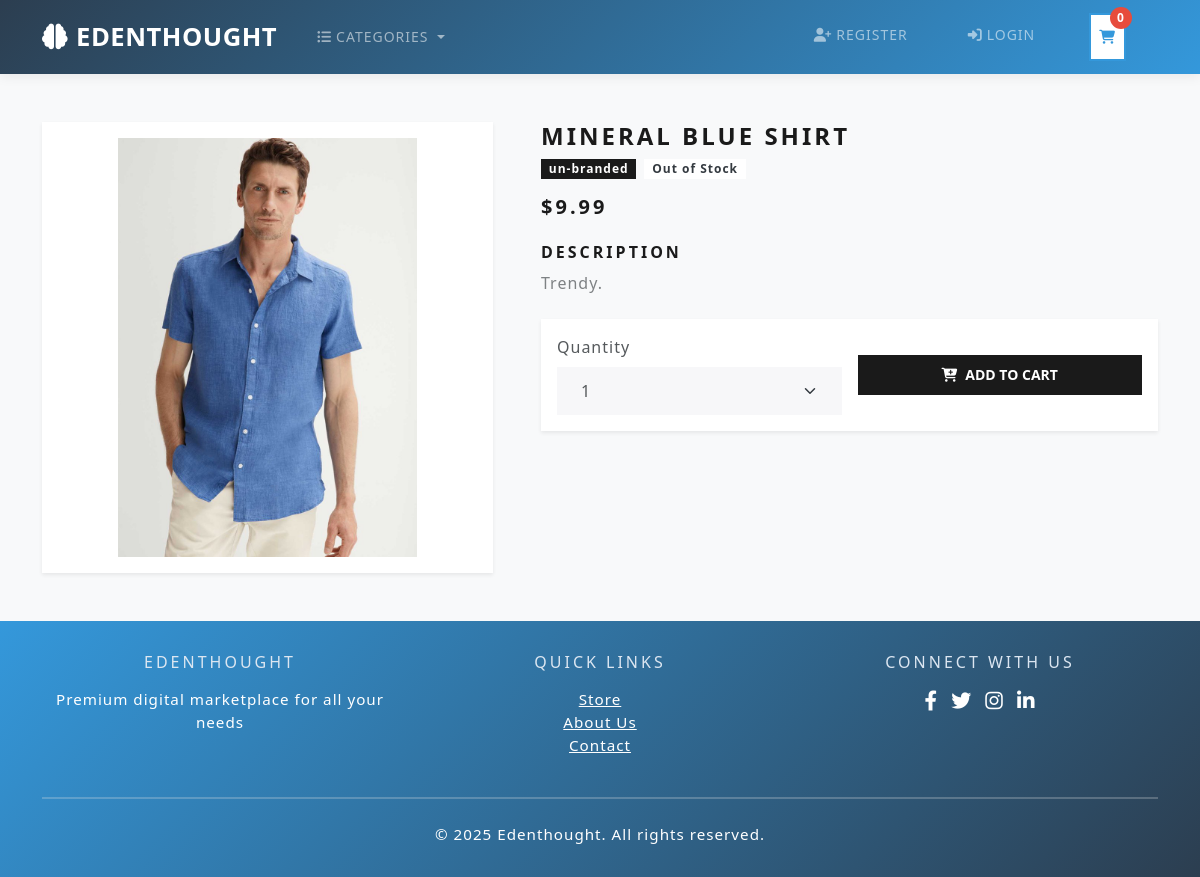
The app's page /product/mineral-blue-shirt/ with its own data.
### store/models.py (models this page shows, shortened)
class Product(models.Model):
    category = models.ForeignKey(Category, related_name='product', on_delete=models.CASCADE, null=True)
    title = models.CharField(max_length=250)
    brand = models.CharField(max_length=250, default='un-branded')
    description = models.TextField(blank=True)
    slug = models.SlugField(max_length=255)
    price = models.DecimalField(max_digits=4, decimal_places=2)
    image = models.ImageField(upload_to='images/')
    class Meta:
        verbose_name_plural = 'products'

### store/views.py (the view)
# urls.py: path('product/<slug:product_slug>/', views.product_info, name='product-info'),
def product_info(request, product_slug):
    product = get_object_or_404(Product, slug=product_slug)
    context = {'product': product}
    return render(request, 'store/product-info.html', context)

### cart/cart.py (called while the page is built)
    def __len__(self):
        return sum(item['qty'] for item in self.cart.values())

### cart/context_processors.py (called while the page is built)
def cart(request):
    return {'cart': Cart(request)}

### store/models.py (called while the page is built)
    def get_absolute_url(self):
        return reverse('list-category', args=[self.slug])

### store/views.py (called while the page is built)
def categories(request):
    all_categories = Category.objects.all()
    return {'all_categories': all_categories}

### store/templates/store/product-info.html (shortened to what this page needs)
{% extends "./base.html" %}
{% load static %}
{% block content %}
<div class="container py-5">
  <main>
    <div class="row g-4">
      <div class="col-lg-5">
        <div class="card border-0 shadow-sm">
          <div class="ratio ratio-1x1">
            <img class="img-fluid p-3 object-fit-contain" src="{{ product.image.url }}" alt="{{ product.title }}">
          </div>
        </div>
      </div>
      <div class="col-lg-7">
        <div class="ps-lg-4">
          <h1 class="h3 mb-2">{{ product.title }}</h1>
          <div class="d-flex align-items-center mb-3">
            <span class="badge bg-primary me-2">{{ product.brand }}</span>
            {% if product.in_stock %}
            <span class="badge bg-success">In Stock</span>
            {% else %}
            <span class="badge bg-secondary">Out of Stock</span>
            {% endif %}
          </div>
          <div class="mb-4">
            <h2 class="h4 text-primary">${{ product.price }}</h2>
          </div>
          <div class="mb-4">
            <h3 class="h5">Description</h3>
            <p class="text-muted">{{ product.description }}</p>
          </div>
          <div class="card border-0 shadow-sm mb-4">
            <div class="card-body">
              <div class="row g-3 align-items-center">
                <div class="col-md-6">
                  <label for="select" class="form-label">Quantity</label>
                  <select id="select" class="form-select">
                    <option value="1">1</option>
                  </select>
                </div>
                <div class="col-md-6">
                  <button type="button" id="add-button" value="{{product.id}}"
                    class="btn btn-primary w-100 py-2">
                    <i class="fas fa-cart-plus me-2"></i>Add to Cart
                  </button>
                </div>
              </div>
            </div>
          </div>
        </div>
      </div>
    </div>
  </main>
</div>
{% endblock %}

### store/templates/store/base.html (style rules this page uses)
:root { --primary-blue: #3498db; --dark-blue: #2c3e50; --light-blue: #ecf6fd; --accent-blue: #5dade2; --light-gray: #f8f9fa; }
html, body { height: 100%; margin: 0; padding: 0; scroll-behavior: smooth; }
body { font-family: 'Segoe UI', Tahoma, Geneva, Verdana, sans-serif; background-color: var(--light-gray); display: flex; flex-direction: column; min-height: 100vh; }

### records on screen
Product: image (picture), title "MINERAL BLUE SHIRT", brand "un-branded", price "9.99", description "Trendy."
